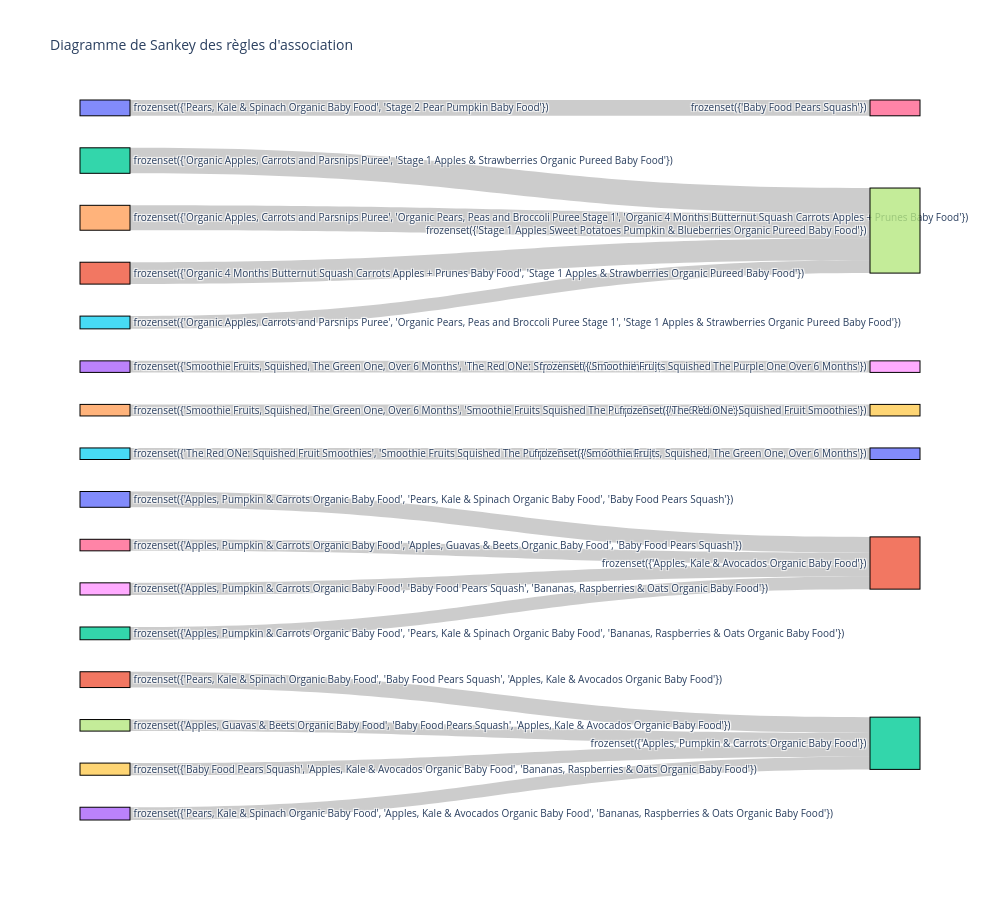

The cell this chart's notebook holds for it:
### Code cell
transaction_df = babies.groupby('order_id')['product_name'].apply(list).reset_index(name='product_name')
print(transaction_df.head())

transactions = transaction_df['product_name'].tolist()
print("\nExample Transactions List (first 5):")
print(transactions[:5])

from mlxtend.preprocessing import TransactionEncoder
from mlxtend.frequent_patterns import apriori, association_rules

te = TransactionEncoder()
te_ary = te.fit(transactions).transform(transactions)
df_encoded = pd.DataFrame(te_ary, columns=te.columns_)

frequent_itemsets = apriori(df_encoded, min_support=0.001, use_colnames=True, low_memory=True,verbose = 1)
rules = association_rules(frequent_itemsets, metric="confidence", min_threshold=0.7) 
import plotly.graph_objects as go

rules["antecedents"] = rules["antecedents"].astype(str)
rules["consequents"] = rules["consequents"].astype(str)

labels = list(pd.concat([rules["antecedents"], rules["consequents"]]).unique())
label_index = {label: i for i, label in enumerate(labels)}

sources = [label_index[a] for a in rules["antecedents"]]
targets = [label_index[c] for c in rules["consequents"]]
values = rules["support"].tolist()

fig = go.Figure(go.Sankey(
    node=dict(
        pad=80,  
        thickness=50,  
        line=dict(color="black", width=1), 
        label=labels
    ),
    link=dict(
        source=sources,
        target=targets,
        value=values
    )
))

fig.update_layout(
    title_text="Diagramme de Sankey des règles d'association",
    font_size=10, 
    width=(1000),  
    height=900
)

fig.show()

### Figure 1 — Plotly figure (JSON) as saved in the notebook; plotly's stock layout.template omitted (floating-point values rounded to 4 significant figures)
{"data": [{"link": {"source": [0, 1, 2, 3, 4, 5, 6, 7, 8, 9, 10, 11, 12, 13, 14, 15], "target": [16, 17, 17, 18, 19, 20, 21, 22, 21, 22, 21, 22, 21, 22, 17, 17], "value": [0.001419, 0.001965, 0.002293, 0.001037, 0.001037, 0.001037, 0.001037, 0.001037, 0.001092, 0.001092, 0.001419, 0.001419, 0.001146, 0.001146, 0.002238, 0.001146]}, "node": {"label": ["frozenset({'Pears, Kale & Spinach Organic Baby Food', 'Stage 2 Pear Pumpkin Baby Food'})", "frozenset({'Organic 4 Months Butternut Squash Carrots Apples + Prunes Baby Food', 'Stage 1 Apples & Strawberries Organic Pureed Baby Food'})", "frozenset({'Organic Apples, Carrots and Parsnips Puree', 'Stage 1 Apples & Strawberries Organic Pureed Baby Food'})", "frozenset({'Smoothie Fruits, Squished, The Green One, Over 6 Months', 'The Red ONe: Squished Fruit Smoothies'})", "frozenset({'Smoothie Fruits, Squished, The Green One, Over 6 Months', 'Smoothie Fruits Squished The Purple One Over 6 Months'})", "frozenset({'The Red ONe: Squished Fruit Smoothies', 'Smoothie Fruits Squished The Purple One Over 6 Months'})", "frozenset({'Apples, Pumpkin & Carrots Organic Baby Food', 'Apples, Guavas & Beets Organic Baby Food', 'Baby Food Pears Squash'})", "frozenset({'Apples, Guavas & Beets Organic Baby Food', 'Baby Food Pears Squash', 'Apples, Kale & Avocados Organic Baby Food'})", "frozenset({'Apples, Pumpkin & Carrots Organic Baby Food', 'Baby Food Pears Squash', 'Bananas, Raspberries & Oats Organic Baby Food'})", "frozenset({'Baby Food Pears Squash', 'Apples, Kale & Avocados Organic Baby Food', 'Bananas, Raspberries & Oats Organic Baby Food'})", "frozenset({'Apples, Pumpkin & Carrots Organic Baby Food', 'Pears, Kale & Spinach Organic Baby Food', 'Baby Food Pears Squash'})", "frozenset({'Pears, Kale & Spinach Organic Baby Food', 'Baby Food Pears Squash', 'Apples, Kale & Avocados Organic Baby Food'})", "frozenset({'Apples, Pumpkin & Carrots Organic Baby Food', 'Pears, Kale & Spinach Organic Baby Food', 'Bananas, Raspberries & Oats Organic Baby Food'})", "frozenset({'Pears, Kale & Spinach Organic Baby Food', 'Apples, Kale & Avocados Organic Baby Food', 'Bananas, Raspberries & Oats Organic Baby Food'})", "frozenset({'Organic Apples, Carrots and Parsnips Puree', 'Organic Pears, Peas and Broccoli Puree Stage 1', 'Organic 4 Months Butternut Squash Carrots Apples + Prunes Baby Food'})", "frozenset({'Organic Apples, Carrots and Parsnips Puree', 'Organic Pears, Peas and Broccoli Puree Stage 1', 'Stage 1 Apples & Strawberries Organic Pureed Baby Food'})", "frozenset({'Baby Food Pears Squash'})", "frozenset({'Stage 1 Apples Sweet Potatoes Pumpkin & Blueberries Organic Pureed Baby Food'})", "frozenset({'Smoothie Fruits Squished The Purple One Over 6 Months'})", "frozenset({'The Red ONe: Squished Fruit Smoothies'})", "frozenset({'Smoothie Fruits, Squished, The Green One, Over 6 Months'})", "frozenset({'Apples, Kale & Avocados Organic Baby Food'})", "frozenset({'Apples, Pumpkin & Carrots Organic Baby Food'})"], "line": {"color": "black", "width": 1}, "pad": 80, "thickness": 50}, "type": "sankey"}], "layout": {"font": {"size": 10}, "height": 900, "title": {"text": "Diagramme de Sankey des règles d'association"}, "width": 1000}}
